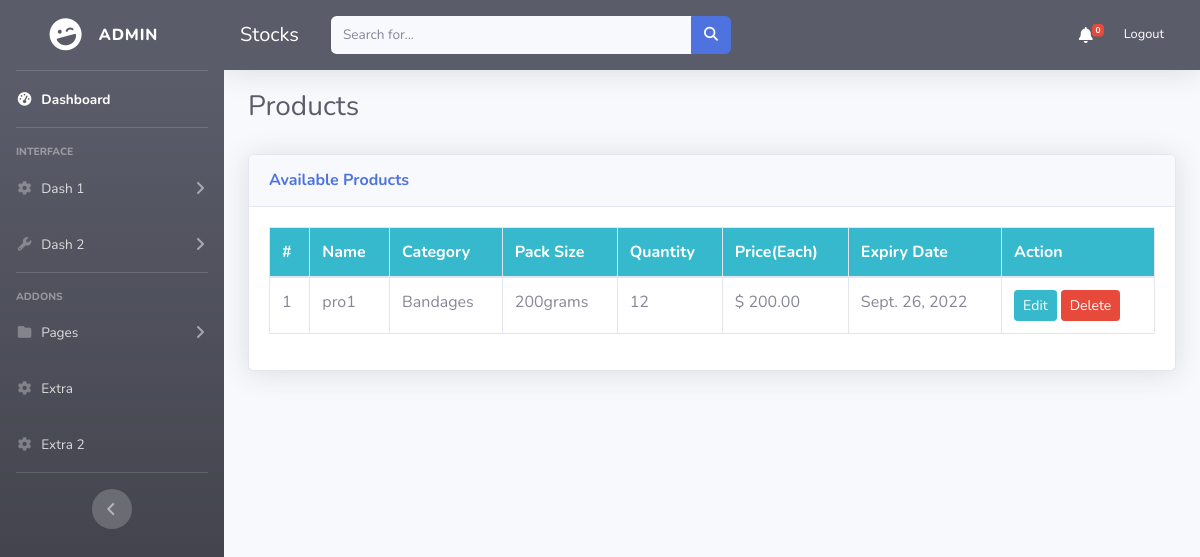
The app's page /products/ (signed in), older data.
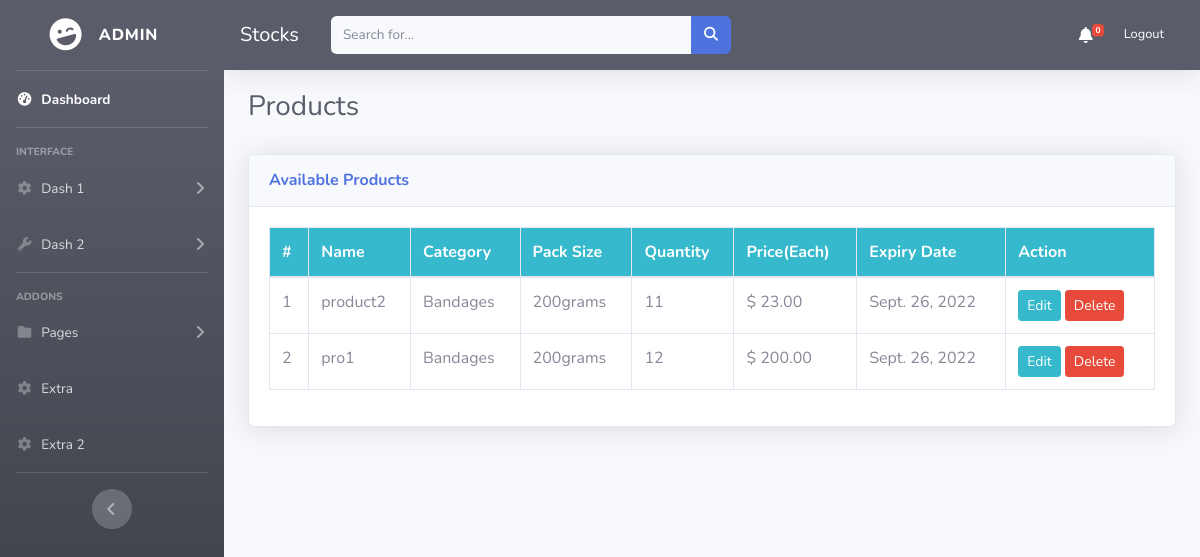
The same page, newer data.
### dashboard/models.py (models this page shows, shortened)
class Product(models.Model):
    vendor = models.ForeignKey(Vendor, related_name="products", on_delete=models.CASCADE,null=True,blank=True)
    title = models.CharField(max_length=255,null=True, blank=True)
    slug = models.SlugField(max_length=55)
    description = models.TextField(blank=True, null=True)
    price = models.DecimalField(max_digits=50, decimal_places=2)
    added_date = models.DateTimeField(auto_now_add=True)
    category = models.CharField(choices=CATEGORY_CHOICES, max_length=255,null=True, blank=True)
    pack_size = models.CharField(max_length=255,null=True,blank=True)
    quantity = models.PositiveIntegerField(default=1)
    expiry_date = models.DateField(blank=True,null=True)
    image = models.ImageField(upload_to='uploads/',blank=True, null=True)
    thumbnail = models.ImageField(upload_to='uploads/', blank=True, null=True)
    class Meta:
        ordering = ['-added_date']

### dashboard/views.py (the view)
# urls.py: path('products/', views.products , name= 'products'),##check
@login_required(login_url='login')
def products(request,):
    context = {
        'stocks': Product.objects.filter(vendor=request.user.vendor),
    }
    return render(request, 'skeleton/products.html', context)

### dashboard/context_processors.py (called while the page is built)
def notifications(request):
    allnotifications = BroadcastNotification.objects.all()
    return {'notifications': allnotifications}

def cart(request):
    return {'cart': Cart(request)}

### templates/skeleton/products.html (shortened to what this page needs)
{% extends 'body/base.html' %}
{% load crispy_forms_tags %}
{% block content %}
<div class="container-fluid">
    <div class="d-sm-flex align-items-center justify-content-between mb-4">
        <h1 class="h3 mb-0 text-gray-800" style='margin-top:20px;'>Products</h1>
    </div>
        <div class="card shadow mb-4" style='margin-top:30px;'>
            <div class="card-header py-3">
                <h6 class="m-0 font-weight-bold text-primary">Available Products</h6>
            </div>
            <div class="card-body">
                <div class="table-responsive">
                    <table class="table table-bordered" id="dataTable" width="100%" cellspacing="0">
                        <thead class='bg-info'>
                            <tr class="text-white">
                                <th scope="col">#</th>
                                <th scope="col">Name</th>
                                <th scope="col">Category</th>
                                <th scope="col">Pack Size</th>
                                <th scope='col'>Quantity</th>
                                <th scope="col">Price(Each)</th>
                                <th scope="col">Expiry Date</th>
                                <th scope="col">Action</th>
                            </tr>
                        </thead>
                        <tbody>
                            {% for stocks  in stocks  %}
                            <tr>
                                <td>{{forloop.counter}}</td>
                                <td>{{ stocks.title }}</td>
                                <td>{{ stocks.category }}</td>
                                <td>{{ stocks.pack_size }}</td>
                                <td>{{ stocks.quantity }}</td>
                                <td>$ {{ stocks.price }}</td>
                                <td>{{ stocks.expiry_date }}</td>
                                <td>
                                    <a class="btn btn-info btn-sm" href="{% url 'update' stocks.id %}">Edit</a>
                                    <a class="btn btn-danger btn-sm" href="{% url 'delete' stocks.id %}">Delete</a>
                                </td>
                            </tr>
                            {% endfor %}
                        </tbody>
                    </table>
                </div>
            </div>
        </div>
</div>
{% endblock %}

Row changes from the older to the newer data that the page shows:
added Product: title "product2", category "Bandages", pack_size "200grams", quantity "11", price "23.00", expiry_date "Sept. 26, 2022"
